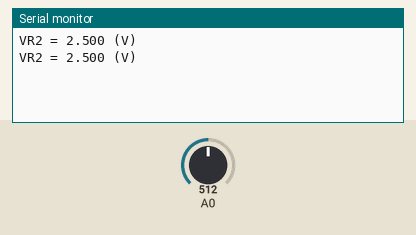
Recording of a sketch running on a simulated Arduino Uno, built with avr-gcc and run on an emulated ATmega328P. Parts: the last lines printed to the serial monitor. Inputs (shaded band) come from the test bench; at power-on: A0 = 512.

Above: at 2.8 s.
2.9 s: A0 set to 716
At 5.2 s:
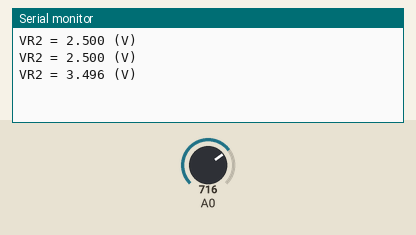
5.6 s: A0 set to 900
At 7.1 s:
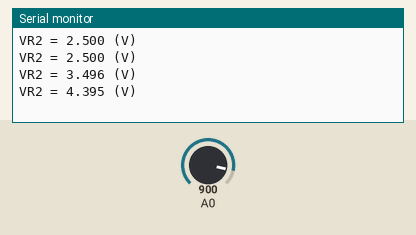
Timing chart, 0 to 8.6 s (numbered marks = the images above; inputs shaded):
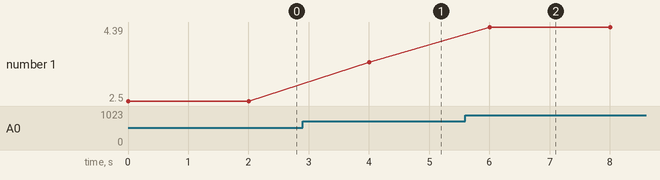

Measured:
- after the input at 2.9 s, the serial monitor: prints a new line after 1.1 s (image 1)
- after the input at 5.6 s, the serial monitor: prints a new line after 0.40 s (image 2)
- plotted number 1: 2.5 → 3.5 after the input at 2.9 s, 3.5 → 4.39 after the input at 5.6 s

The sketch:

voltage_divider.ino
```cpp
void setup() {
  // initialize serial communication
  Serial.begin(9600);

}

void loop() {
  // read analog input A0
  float vr2 = analogRead(A0) * 5 / 1024.;
  // print reading
  Serial.print("VR2 = ");
  Serial.print(vr2, 3);
  Serial.println(" (V)");
  delay(2000);

}
```
